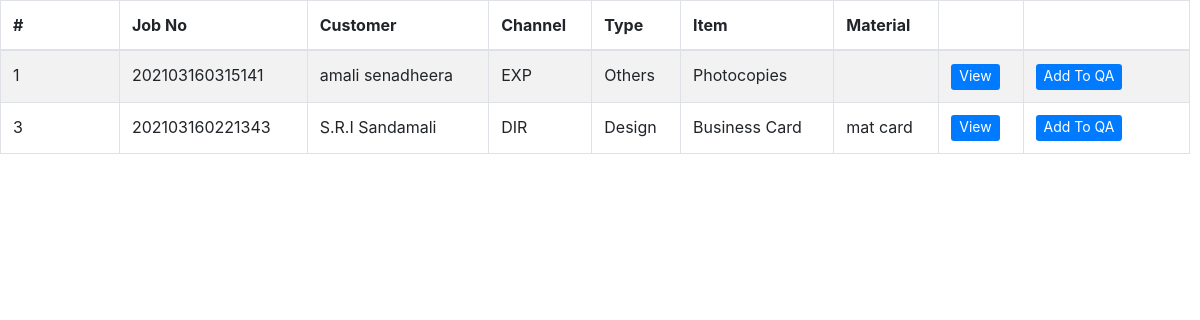
Before: /tables/production_table.php (signed in) with the older database file.
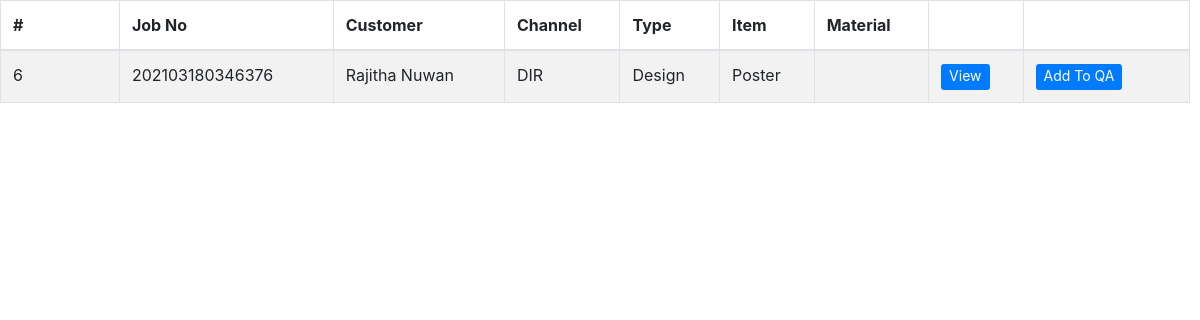
After: the same page with the newer database file.
### tables this page shows
CREATE TABLE `jobs` (
  `id` int(11) NOT NULL,
  `job_no` varchar(100) NOT NULL,
  `customer` varchar(400) NOT NULL,
  `channel` varchar(100) NOT NULL,
  `job_type` varchar(100) NOT NULL,
  `product` varchar(100) NOT NULL,
  `category` varchar(100) NOT NULL,
  `material` varchar(64) NOT NULL,
  `size` varchar(50) NOT NULL,
  `bind` varchar(50) NOT NULL,
  `colour` text NOT NULL,
  `user_description` varchar(250) NOT NULL,
  `date` date NOT NULL,
  `quantity` decimal(10,2) NOT NULL,
  `unit_price` decimal(10,2) NOT NULL,
  `budget` decimal(10,2) NOT NULL,
  `discount` decimal(10,2) NOT NULL DEFAULT '0.00',
  `discounted` decimal(10,2) NOT NULL,
  `ad_pay_amount` decimal(10,2) NOT NULL,
  `rest` decimal(10,2) NOT NULL,
  `admin_description` varchar(250) NOT NULL,
  `state` enum('request','design','production','reject','QA','complete','dispatch') NOT NULL,
  `accepted_by` varchar(100) NOT NULL,
  `designed_by` varchar(150) NOT NULL,
  `production_by` varchar(150) NOT NULL,
  `checked_by` varchar(100) NOT NULL,
  `failed_reason` varchar(255) NOT NULL,
  `cash` decimal(10,2) NOT NULL,
  `change_amt` decimal(10,2) NOT NULL,
  `payment` decimal(10,2) NOT NULL,
  `dispatch_day` varchar(100) NOT NULL,
  `dispatch_year` varchar(10) NOT NULL,
  `dispatch_month` varchar(10) NOT NULL,
  `dispatched_by` varchar(150) NOT NULL
);

### tables/production_table.php (the view, shortened to what this page needs)
<!DOCTYPE html>
<html>
<head>
</head>
<body>
      <?php
       require '../include/config.php';
      $view_status ="production";
      $user = $_SESSION['email'];
      $qry = mysqli_query($conn ,"SELECT level FROM signup WHERE email='$user'");
      $data = mysqli_fetch_array($qry);
      $level= $data['level'];
      if(isset($_POST["query"])){
          if($level==4){
              $query = "SELECT * FROM jobs WHERE state='$view_status'";
          }else{
              $query = "SELECT * FROM jobs WHERE state='$view_status'";
          }
      }else{
         if($level==4){
              $query = "SELECT * FROM jobs WHERE state='$view_status'";
          }else{
            $query = "SELECT * FROM jobs WHERE state='$view_status'";
          }
      }
      $result = mysqli_query($conn ,$query);
      if(mysqli_num_rows($result)>0)
      {
        ?>
     <div class="tablealign">
     <?php include('../include/head.php'); ?>
      <table id="example" class="table table-striped table-bordered" style="width:100%">
       <thead>
        <tr>
         <th>#</th>
         <th>Job No</th>
         <th>Customer</th>
         <th>Channel</th>
         <th>Type</th>
         <th>Item</th>
         <th>Material</th>
         <th></th>
         <th style="width: 14%;"></th>
        </tr>
       </thead>
       <tbody>
       <?php
       while($row = mysqli_fetch_array($result))
       {
        echo '
        <tr>
         <td style="width: 10%;">'.$row["id"].'</td>
         <td>'.$row["job_no"].'</td>
         <td>'.$row["customer"].'</td>
         <td>'.$row["channel"].'</td>
         <td>'.$row["job_type"].'</td>
         <td>'.$row["product"].'</td>
         <td>'.$row["material"].'</td>
         <td><button type="button"  id="'.$row["id"].'" name="'.$row["id"].'" class="btn btn-primary btn-sm view_data" data-toggle="modal" data-target="#myModalproduction" style="border: 0px; color: #ffffff; font-size: 14px; padding-top: 1px;">View</button></td>';
          echo  '<td><button type="button"  onclick="addQA('.$row["id"].')" class="btn btn-primary btn-sm" style="border: 0px; color: #ffffff; font-size: 14px; padding-top: 1px;">Add To QA</button></td>';
        echo '</tr>';
       }
       ?>
       </tbody>
      </table>
    </div>
       <?php
      }
      else
      {
       echo 'Data Not Found';
      }
      ?>
  </body>
  </html>

Changed rows visible on the page:
no longer on this page (row edited): jobs: id "1", job_no "202103160315141", customer "amali senadheera", channel "EXP", job_type "Others", product "Photocopies"
no longer on this page (row edited): jobs: id "3", job_no "202103160221343", customer "S.R.I Sandamali", channel "DIR", job_type "Design", product "Business Card", material "mat card"
now on this page (row edited): jobs: id "6", job_no "202103180346376", customer "Rajitha Nuwan", channel "DIR", job_type "Design", product "Poster"
